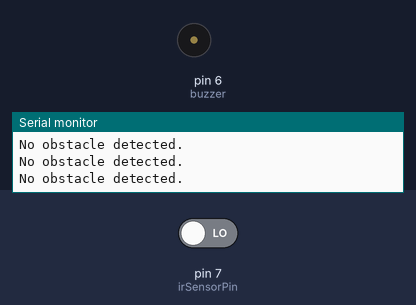
A sketch run on a simulated Arduino Uno, built with avr-gcc and run on an emulated ATmega328P. On the bench: buzzer (waves = sounding, pin HIGH), the last lines printed to the serial monitor. Inputs (shaded band) come from the test bench; at power-on: pin 7 (irSensorPin) LOW.

Above: at 2.8 s.
2.9 s: pin 7 (irSensorPin) driven HIGH
At 3.3 s:
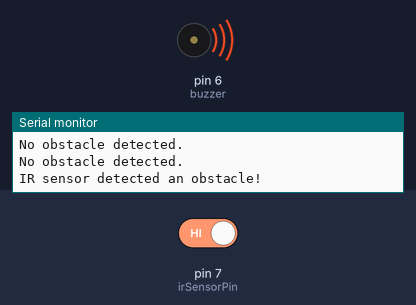
4.5 s: pin 7 (irSensorPin) driven LOW
At 6.0 s:
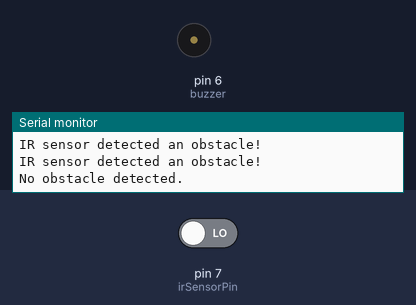
Timing chart, 0 to 7.5 s (numbered marks = the images above; inputs shaded):
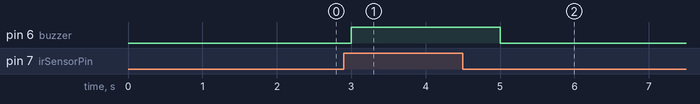

The sketch:

ledblink.ino
```cpp
const int irSensorPin = 7; // Define the pin where the IR sensor is connected
const int buzzer=6;
void setup() {
  Serial.begin(115200); // Initialize serial communication with a baud rate of 115200
  pinMode(irSensorPin, INPUT); // Set the IR sensor pin as an input
  pinMode(buzzer,OUTPUT);
}

void loop() {
  int irSensorValue = digitalRead(irSensorPin); // Read the IR sensor value (0 or 1)

  if (irSensorValue == HIGH) {
    Serial.println("IR sensor detected an obstacle!"); // Print a message when obstacle is detected
  } else {
    Serial.println("No obstacle detected."); // Print a message when no obstacle is detected
  }
  if(irSensorValue==HIGH){
    digitalWrite(buzzer,HIGH);
  }

    else{
    digitalWrite(buzzer,LOW);


  }
  delay(1000); // Delay for 1 second (1000 milliseconds) before reading the sensor again
}
```

Measured:
- after the input at 2.9 s, pin 6 (buzzer): LOW → HIGH after 0.10 s
- after the input at 4.5 s, pin 6 (buzzer): HIGH → LOW after 0.50 s
